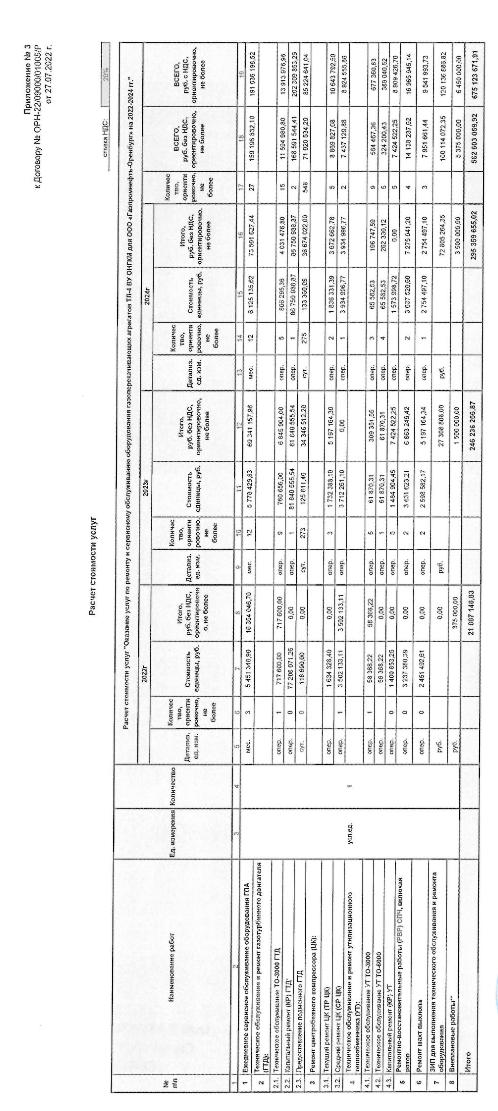
#> input picture data/input/original.jpeg, 498 x 1111 px, found by its file name
$ python stupid_repair.py
#> lines starting #> are read from the running program, lines starting #| are printed output that depends on the picture
import cv2

path = "data/input/original.jpeg"
img = cv2.imread(path)
#> img is the input picture: shape (1111, 498, 3); mean B, G, R 235.5, 235.5, 235.5

img= cv2.rotate(img, cv2.ROTATE_90_CLOCKWISE)
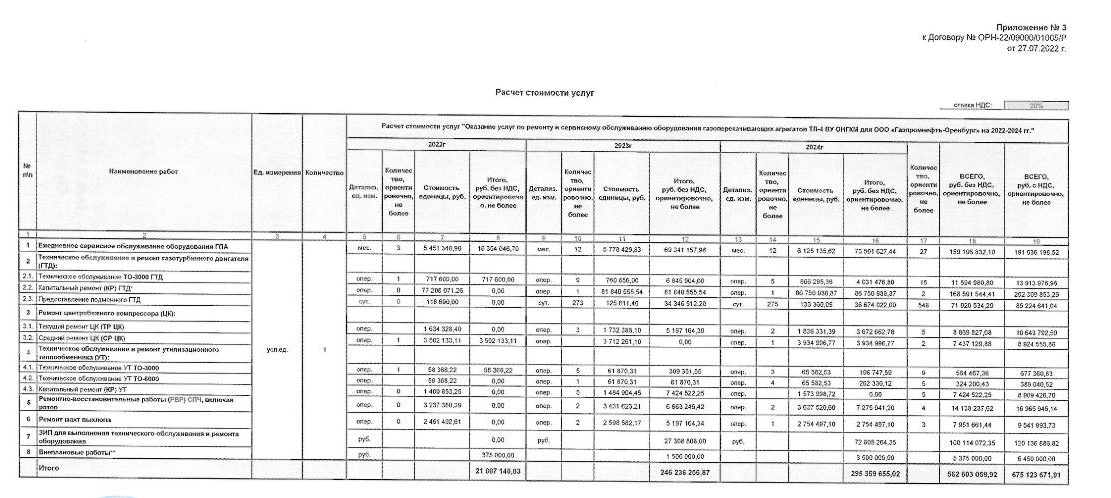
#> img: shape (498, 1111, 3); mean B, G, R 235.5, 235.5, 235.5
cv2.imwrite("data/input/original_2.jpeg", img)

$ run again, with data/input/table_image_1jpeg.jpeg copied over data/input/original.jpeg
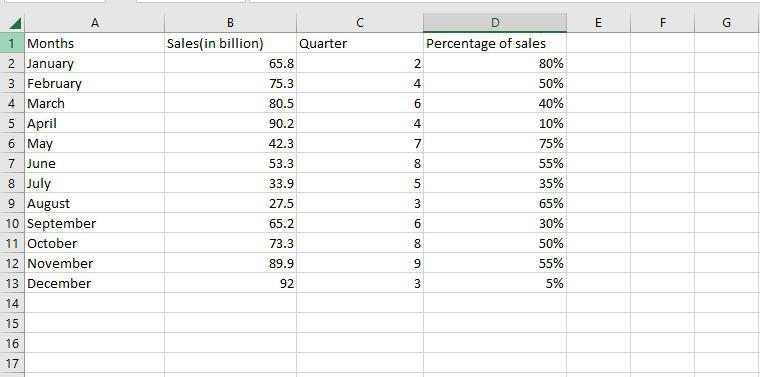
#> input picture data/input/table_image_1jpeg.jpeg, 760 x 377 px, found by its file name
#> img is the input picture: shape (377, 760, 3); mean B, G, R 243.9, 244.3, 244
#> `img= cv2.rotate(img, cv2.ROTATE_90_CLOCKWISE)`:
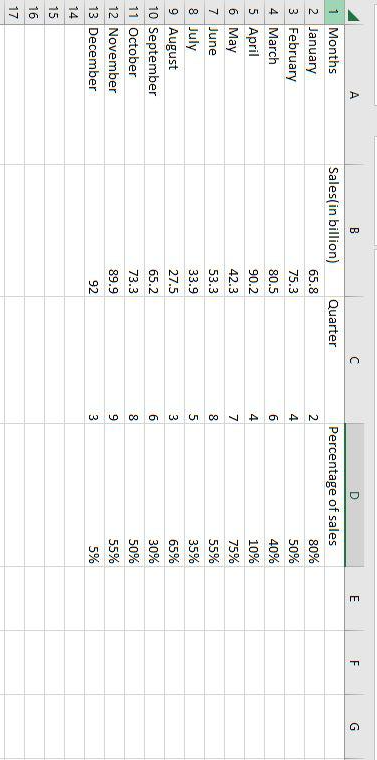
#> img: shape (760, 377, 3); mean B, G, R 243.9, 244.3, 244
